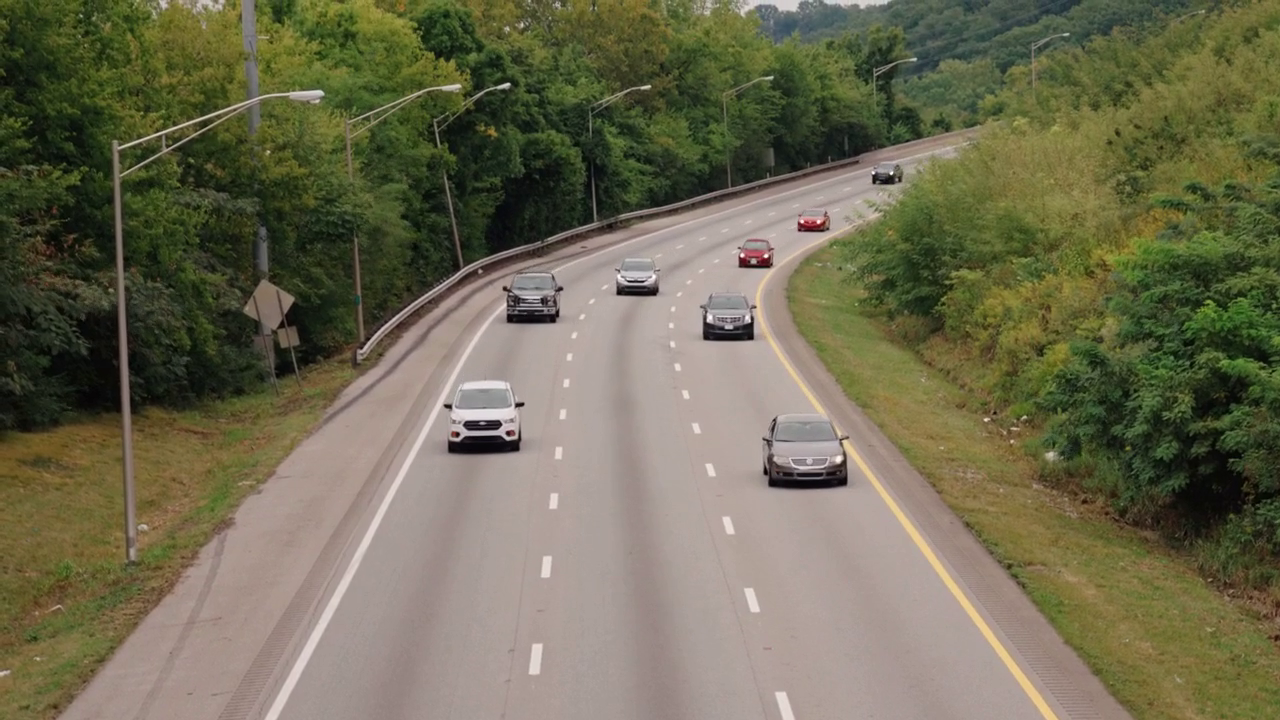
#> input picture frame 16 of highway.mp4, 1280 x 720 px
$ python MOG_inbuilt.py
#> lines starting #> are read from the running program, lines starting #| are printed output that depends on the picture
### object_tracker.py
import math

class Tracker:
    def __init__(self):
        # Store the center positions of the objects
        self.center_points = {}
        # Keep the count of the IDs
        # each time a new object id detected, the count will increase by one
        self.id_count = 0

    def update(self, objects_rect):
        # Objects boxes and ids
        objects_bbs_ids = []

        # Get center point of new object
        for rect in objects_rect:
            x, y, w, h = rect
            cx = (x + x + w) // 2
            cy = (y + y + h) // 2

            # Find out if that object was detected already
            same_object_detected = False
            for id, pt in self.center_points.items():
                dist = math.hypot(cx - pt[0], cy - pt[1])

                if dist < 30:
                    self.center_points[id] = (cx, cy)
                    # print(self.center_points)
                    objects_bbs_ids.append([x, y, w, h, id])
                    same_object_detected = True
                    break

            # Assigning new IDs to object detected
            if same_object_detected is False:
                self.center_points[self.id_count] = (cx, cy)
                objects_bbs_ids.append([x, y, w, h, self.id_count])
                self.id_count += 1

        # Cleaning the dictionary by removing IDs of object moved out of roi
        new_center_points = {}
        for obj_bb_id in objects_bbs_ids:
            _, _, _, _, object_id = obj_bb_id
            center = self.center_points[object_id]
            new_center_points[object_id] = center

        # Updating dictionary with IDs of object
        self.center_points = new_center_points.copy()
        return objects_bbs_ids

### MOG_inbuilt.py
import cv2 as cv
from object_tracker import *

# Defining object tracker
tracker = Tracker()

# Defining Background Subtractor
bg_subtractor = cv.createBackgroundSubtractorMOG2(history=100, varThreshold=50)

# Taking video input for object tracking
cap = cv.VideoCapture("highway.mp4")

while True:
    val, frame = cap.read()
#> frame is the input picture: shape (720, 1280, 3); mean B, G, R 81.7, 106.7, 110.2

    # Obtaining Region of interest
    # roi = frame[340: 720,500: 800]
    roi = frame[200:600, 300:1000]
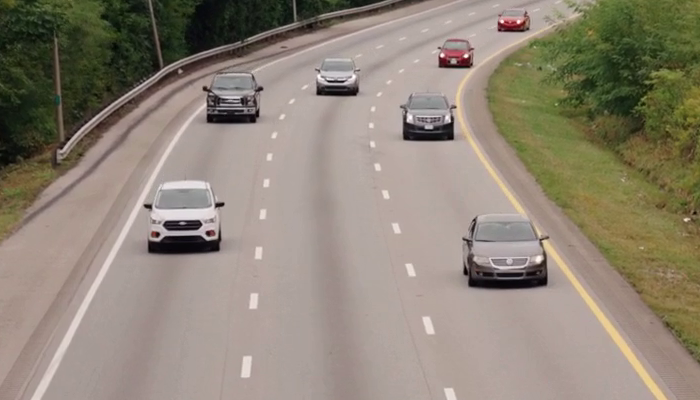
#> roi: shape (400, 700, 3); mean B, G, R 118.5, 132.8, 142.9

    # Detecting foreground object in the region of interest
    mask = bg_subtractor.apply(roi)
#> mask: shape (400, 700); every value is 127
    _, mask = cv.threshold(mask, 200, 255, cv.THRESH_BINARY)
#> mask: shape (400, 700); every value is 0

    # Applying contour to mask
    contours, _ = cv.findContours(mask, cv.RETR_TREE, cv.CHAIN_APPROX_SIMPLE)
#> contours = []

    # Creating an dictionary to store detected objects
    detection_dict = []

    for i in contours:
        # Calculate area and remove small elements
        area = cv.contourArea(i)
        # selecting possible moving objects based on the area change in terms of contours
        if area > 500:

            x, y, w, h = cv.boundingRect(i)

            detection_dict.append([x, y, w, h])
#> this loop made 0 passes
#> after the loop, detection_dict = []

    # Applying the tracker to track the detected objects stored in dectection_dict
    object_ids = tracker.update(detection_dict)
#> after the loop in update, `for rect in objects_rect:`: self.center_points = 0 items; self.id_count = 0
#> after the loop in update, `for obj_bb_id in objects_bbs_ids:`: new_center_points = 0 items
#> object_ids = []
    for object_id in object_ids:
        x, y, w, h, id = object_id

        # labelling the detected objects with tracker id and creating a green rectangle around the detected object
        cv.putText(roi, str(id), (x, y - 15), cv.FONT_ITALIC, 1, (0, 0, 0), 2)
        cv.rectangle(roi, (x, y), (x + w, y + h), (255, 0, 0), 3)

    cv.imshow("Object tracking", roi)
    cv.imshow("Mask", mask)
    # cv.imshow("Frame", frame)

    key = cv.waitKey(50)
#> (key Esc is pressed here)
    # Click 'space key' to stop the program
    if key == 32:
        break

cap.release()
cv.destroyAllWindows()

$ run again, starting later in the video
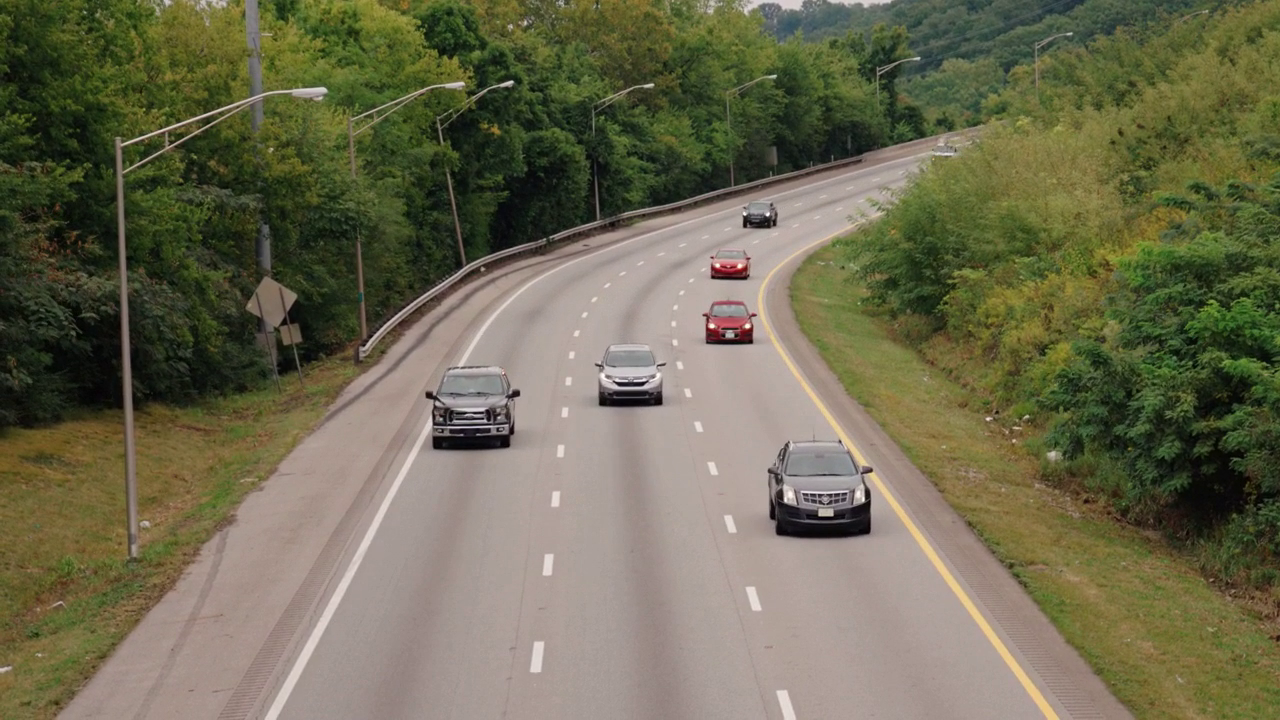
#> input picture frame 72 of highway.mp4, 1280 x 720 px
#> frame is the input picture: shape (720, 1280, 3); mean B, G, R 80.3, 105.9, 108.9
#> `roi = frame[200:600, 300:1000]`:
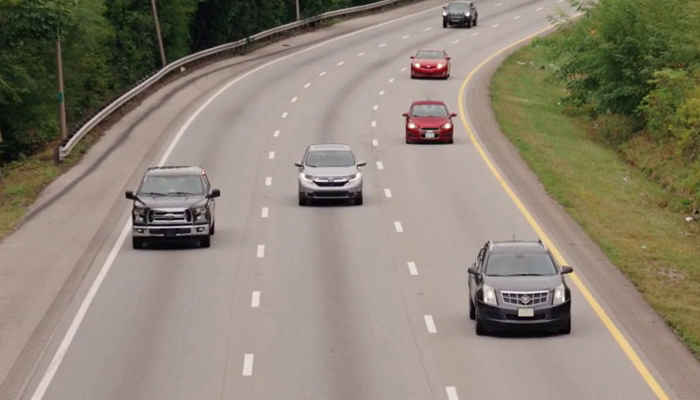
#> roi: shape (400, 700, 3); mean B, G, R 116.4, 131, 140.7
#> contours = []
#> after the loop in update, `for rect in objects_rect:`: self.center_points = 0 items; self.id_count = 0
#> after the loop in update, `for obj_bb_id in objects_bbs_ids:`: new_center_points = 0 items
#> object_ids = []

$ run again, starting later in the video
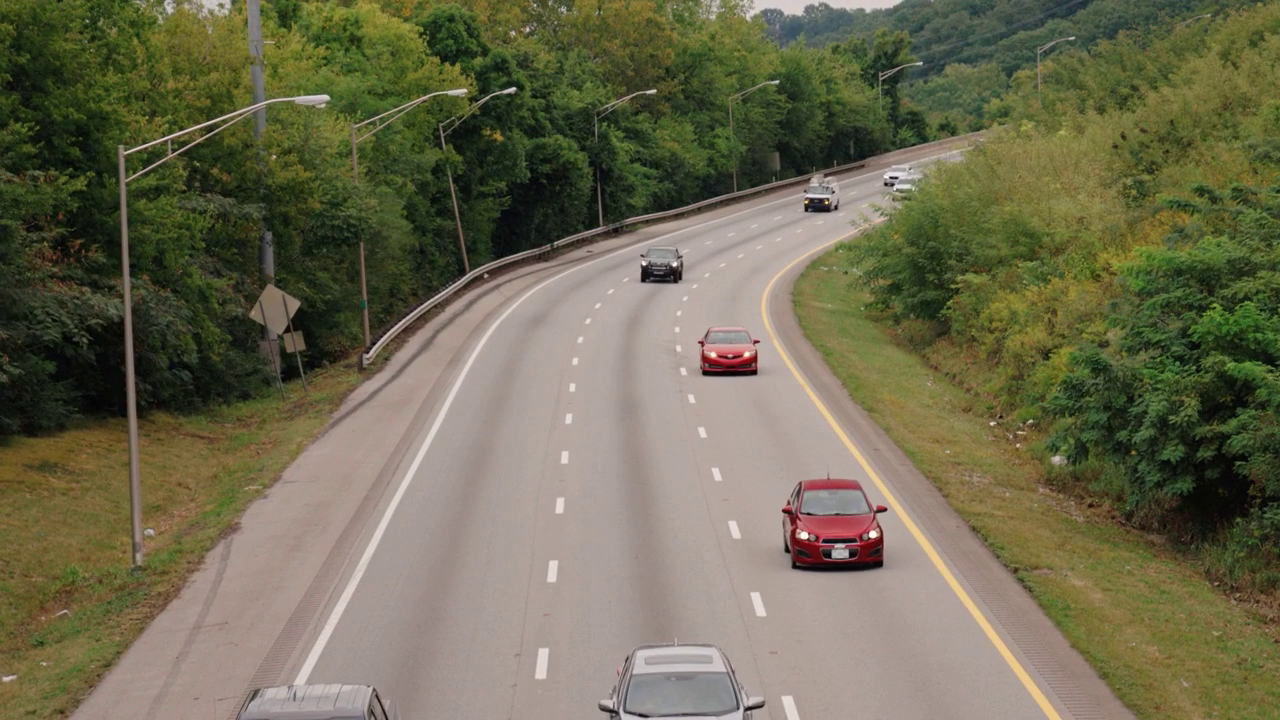
#> input picture frame 128 of highway.mp4, 1280 x 720 px
#> frame is the input picture: shape (720, 1280, 3); mean B, G, R 80.3, 106, 109.4
#> `roi = frame[200:600, 300:1000]`:
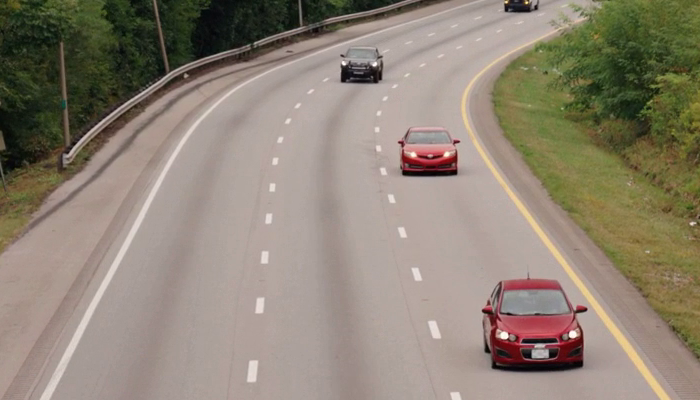
#> roi: shape (400, 700, 3); mean B, G, R 116.4, 131.3, 142.3
#> contours = []
#> after the loop in update, `for rect in objects_rect:`: self.center_points = 0 items; self.id_count = 0
#> after the loop in update, `for obj_bb_id in objects_bbs_ids:`: new_center_points = 0 items
#> object_ids = []
